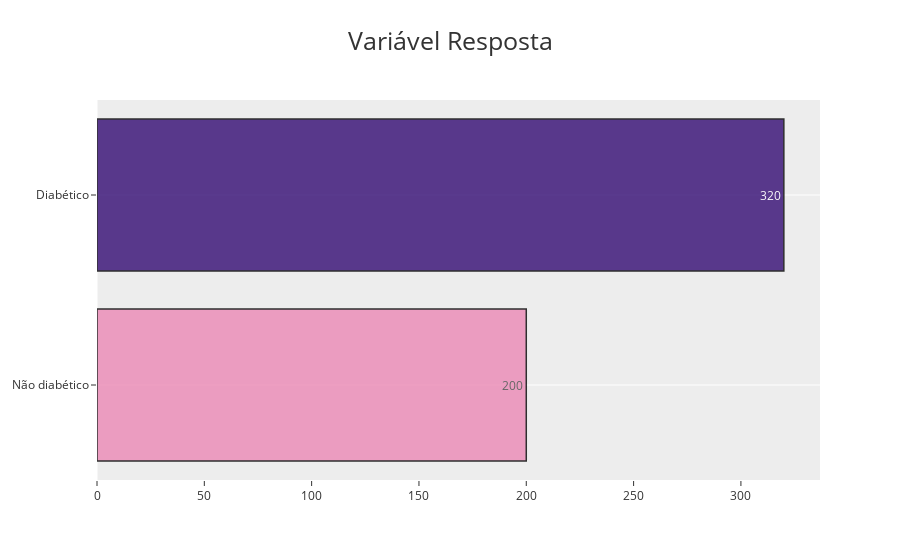

Source (notebook cell):
### Code cell
trace = go.Bar(x=bin_count, 
               y=['Não diabético','Diabético'], 
               orientation='h', 
               text=bin_count, 
               opacity = 0.8,
               marker=dict(
                   color=[PRIMARY_COLOR, SECONDARY_COLOR],
                   line=dict(color='#000000',width=1.5)))
fig = go.Figure([trace])
fig.update_layout(title='Variável Resposta', title_font_size=25, template='ggplot2')
fig.update_xaxes(showgrid=False)
fig.show()

### Figure 1 — Plotly figure (JSON) as saved in the notebook; plotly's stock layout.template omitted (floating-point values rounded to 4 significant figures)
{"data": [{"marker": {"color": ["#EB89B5", "#330C73"], "line": {"color": "#000000", "width": 1.5}}, "opacity": 0.8, "orientation": "h", "text": [200, 320], "type": "bar", "x": [200, 320], "y": ["Não diabético", "Diabético"]}], "layout": {"autosize": true, "title": {"font": {"size": 25}, "text": "Variável Resposta"}, "xaxis": {"autorange": true, "range": [0, 336.8], "showgrid": false, "type": "linear"}, "yaxis": {"autorange": true, "range": [-0.5, 1.5], "type": "category"}}}
